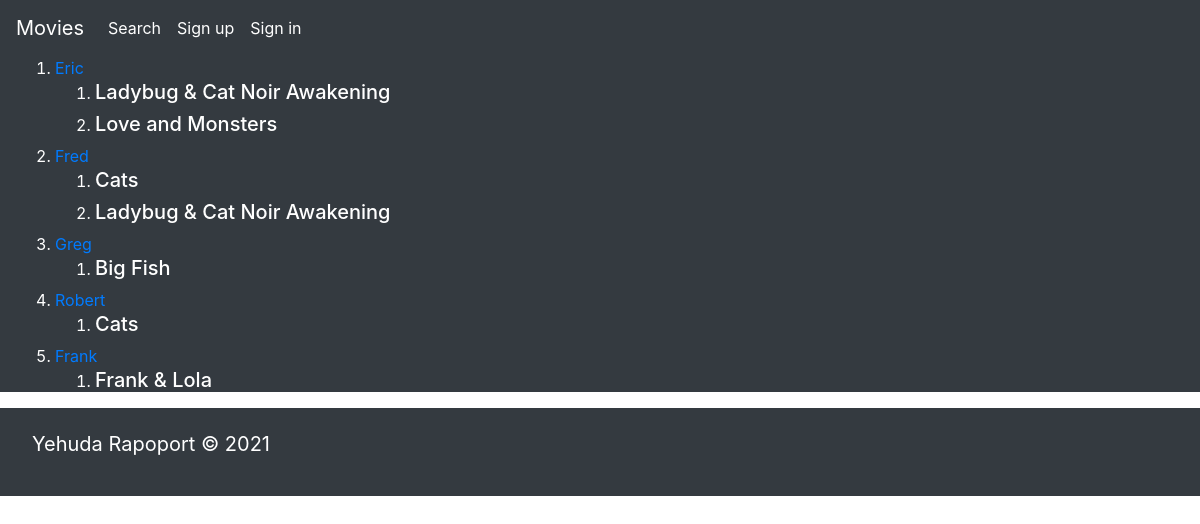
/users, run on an earlier commit of the app's database.
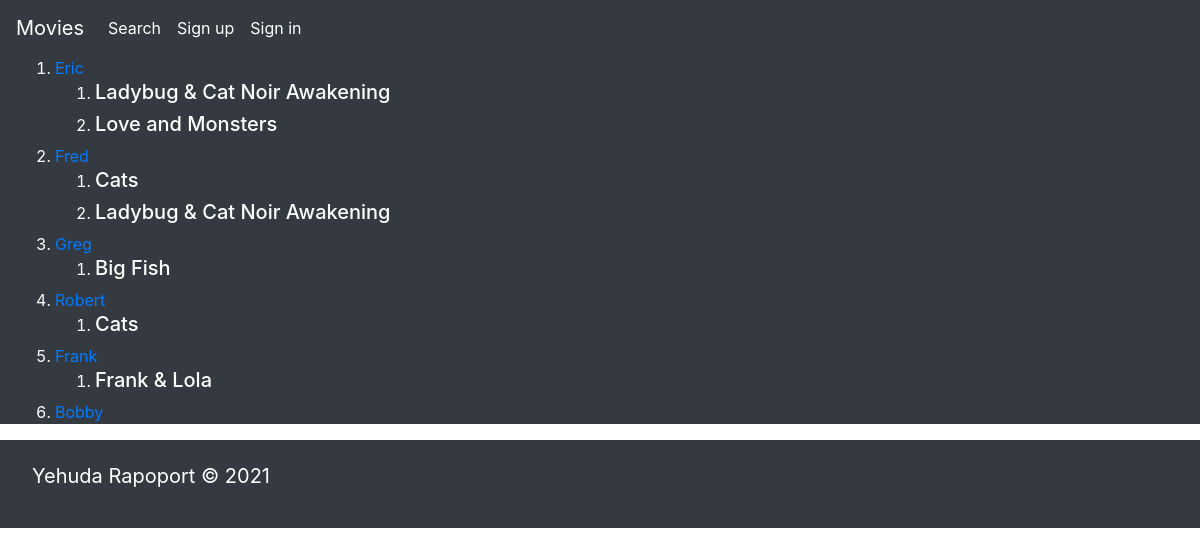
And on a later commit of the database.
### webapp/models.py (models this page shows, shortened)
class User(db.Model, flask_login.UserMixin): # db.Model is required if you want to create an SQL model
    id = db.Column(db.Integer(), primary_key=True)
    name = db.Column(db.String(64), unique=True, nullable=False)
    password = db.Column(db.String(64), nullable=False)
    fav_movies = db.relationship("Movie", backref="users", secondary=user2movies)

class Movie(db.Model):
    id = db.Column(db.Integer(), primary_key=True)
    title = db.Column(db.String(64), nullable=False)
    poster_path = db.Column(db.String(128))
    description = db.Column(db.String(64))
    movie_id = db.Column(db.Integer(), unique=True, nullable=False)
    movie_comments = db.relationship("Comment", backref="comments", secondary=movie2comments)

### webapp/routes.py (the view)
@app.route("/users")
def users_list():
    users = models.User.query.all()            # Return a list of users
    return flask.render_template("users_list.html", users=users)

### webapp/templates/users_list.html
{% extends "base.html" %}
{% block content %}
    <ol>
        {% for user in users %}
            <li>
                <a href="{{ url_for('profile_page', user_id=user.id) }}">{{ user.name }}</a>
            </li>
            <ol>
                {% for movie in user.fav_movies %}
                   <li>
                       <a style="text-decoration: none; color: white" href="http://127.0.0.1:5000/movie/{{movie.movie_id}}"><h5>{{movie.title}}</h5> </a>
                   </li>
                {% endfor %}
            </ol>
        {% endfor %}
    </ol>
{% endblock %}

### webapp/templates/base.html (shortened to what this page needs)
<!DOCTYPE html>
<html lang="en">
<head>
    <link rel="stylesheet" href="https://maxcdn.bootstrapcdn.com/bootstrap/4.0.0/css/bootstrap.min.css">
    <link rel="stylesheet" href="{{ url_for('static', filename='css/master.css') }}" />
</head>
<body>
<nav class="navbar navbar-expand-lg navbar-dark bg-dark sticky-top">
    <a class="navbar-brand" href="{{url_for('home')}}">Movies</a>
    <div class="collapse navbar-collapse"  id="navbarSupportedContent">
        <ul class="navbar-nav mr-auto">
            <li class="nav-item active">
                <a  class="nav-link"href="{{url_for('movie_search')}}">Search <span class="sr-only">(current)</span></a>
            </li>
            {% if current_user.is_authenticated %}
            <li class="nav-item active">
                <a  class="nav-link"href="{{url_for('profile_page', user_id=current_user.id)}}">{{ current_user.name }}'s Favorites<span class="sr-only">(current)</span></a>
            </li>
            <li class="nav-item  ">
                <a  class="nav-link"href="{{url_for('signout')}}">Sign out<span class="sr-only">(current)</span></a>
            </li>
            {% else %}
            <li class="nav-item active" >
                <a class="nav-link"href="{{url_for('signup')}}">Sign up<span class="sr-only">(current)</span></a>
            </li>
            <li class="nav-item active">
                <a  class="nav-link"href="{{url_for('signin')}}">Sign in<span class="sr-only">(current)</span></a>
            </li>
            {% endif %}
        </ul>
</div>
</nav>
<div class="container-fluid bg-dark text-white">
    {% block content %}
    {% endblock %}
</div>
<nav class="navbar bg-dark sticky-bottom">
    <p class="navbar text-white"><a class="navbar-brand text-white" href="https://www.linkedin.com/in/yehuda-rapoport/">Yehuda Rapoport © 2021</a></p>
</nav>
</body>
</html>

What changed in the data, as far as the page shows it:
added User: name "Bobby"
